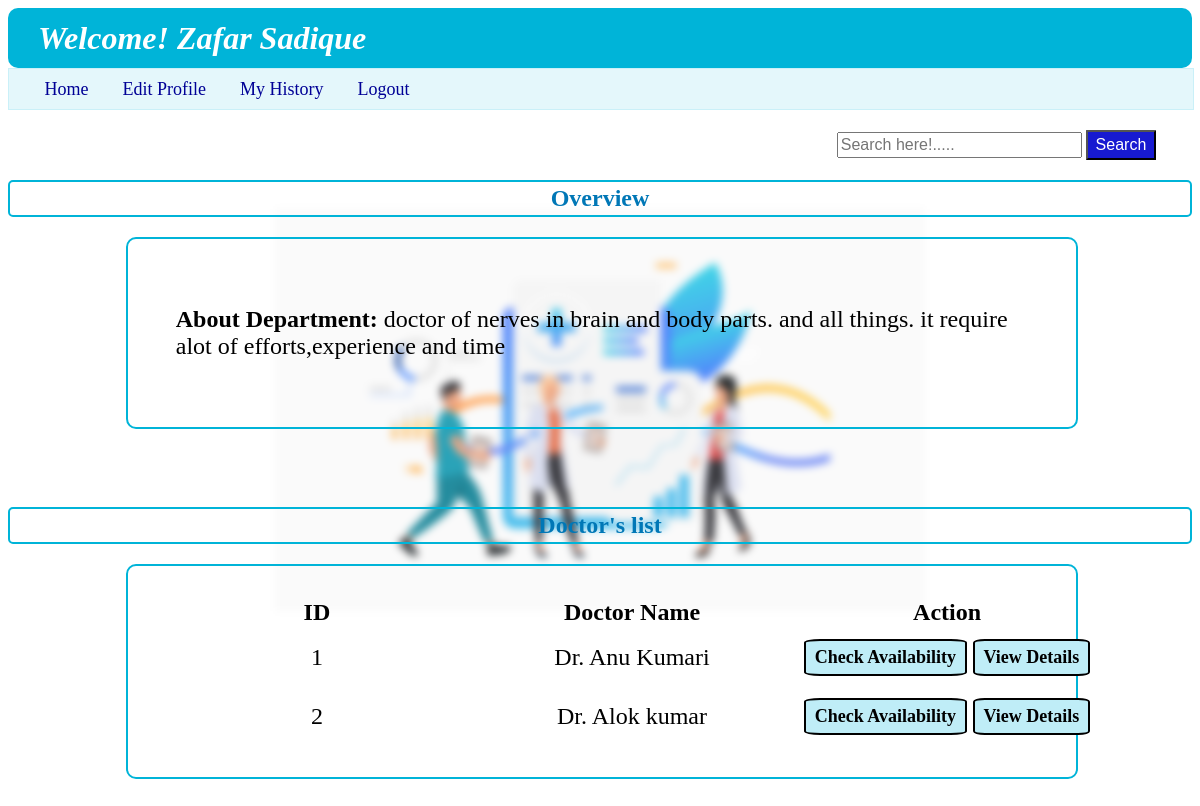
/department_details/1/NUR101, run on the app's committed database.
### backend/models.py (models this page shows)
class User_Info(db.Model):
    __tablename__ = "user_info"
    id=db.Column(db.Integer,primary_key=True,autoincrement=True)
    full_name=db.Column(db.String,nullable=False)
    email=db.Column(db.String,unique=True,nullable=False)
    password=db.Column(db.String,nullable=False)
    role=db.Column(db.Integer,default=1)
    is_blacklist=db.Column(db.Integer,default=0)
    appointments=db.relationship("Appointments",cascade="all,delete",backref="user_info",lazy=True)

class Department(db.Model):
    __tablename__ = "department"
    id=db.Column(db.String,primary_key=True,nullable=False)
    specialization=db.Column(db.String,nullable=False)
    description=db.Column(db.String,nullable=False)
    doctor=db.relationship("Doctor_Info",cascade="all,delete",backref="department",lazy=True)

class Doctor_Info(db.Model):
    __tablename__ = "doctor_info"
    id=db.Column(db.Integer,primary_key=True)
    full_name=db.Column(db.String,nullable=False)
    email=db.Column(db.String,unique=True,nullable=False)
    password=db.Column(db.String,nullable=False)
    dept_id=db.Column(db.String,db.ForeignKey("department.id"),nullable=False)
    experience=db.Column(db.Integer,nullable=False)
    bio=db.Column(db.String,nullable=False)
    is_blacklist=db.Column(db.Integer,default=0)
    appointments=db.relationship("Appointments",cascade="all,delete",backref="doctor_info",lazy=True)
    availability=db.relationship("Availability",cascade="all,delete",backref="doctor_info",lazy=True)

### backend/controllers.py (the view)
@app.route("/department_details/<u_id>/<d_id>")
def department_details(u_id,d_id):
    d=Department.query.filter(Department.id==d_id).first()
    doctors=Doctor_Info.query.filter(Doctor_Info.dept_id==d_id).all()
    name=u_get(u_id,"name","user")
    return render_template("user_department_details.html",doctor_list=doctors,department=d,usern=name,u_id=u_id)

### backend/controllers.py (called while the page is built)
def u_get(u_id, operation,who_m):
    u = User_Info.query.filter_by(id=u_id,role=1).first()
    d = Doctor_Info.query.filter_by(id=u_id).first()
    if who_m=="doctor" and d:
        if operation == "name":
            return d.full_name
        elif operation == "email":
            return d.email
    elif who_m=="user" and u:
        if operation == "name":
            return u.full_name
        elif operation == "email":
            return u.email
    return "No name"

### templates/user_department_details.html
{%extends "user_layout.html"%}
{%block content%}
<span >
    <form action="/dept_detail_search_bar/{{u_id}}/{{department.id}}" method="POST">
        <input style="width: 20%; height: 20px; font-size: medium; display: inline-block; margin-left: 70%;" type="text" id="search_by_name" name="search_by_name" placeholder="Search here!.....">
        <button type="submit" style=" padding: 4px 8px 4px 8px; margin-top: 20px; font-size: medium; display: inline-block; color: white; background-color: rgb(23, 26, 209); border-radius: 2%;">Search</button>
    </form>
</span>
    <h2 style="text-align: center; font-weight: bold; border: 2px solid rgb(0, 180, 216);padding: 3px; color: rgb(0,119,182); border-radius: 5px; ">Overview</h2>
    <div class="login_panel" style="width: 80%; margin-left: 10%;">
        {%if department%}
        <h2 style="font-weight: 300; padding: 5%;"><b>About Department: </b>{{department.description}}</h2>
    </div>
    <br>
    <h2 style="text-align: center; font-weight: bold; border: 2px solid rgb(0, 180, 216);padding: 3px; color: rgb(0,119,182); border-radius: 5px; ">Doctor's list</h2>
    <div class="login_panel" style="width: 80%; margin-left: 10%;">
        <table class="table_user_dashboard">
            <thead style="margin: 10px;">
                <th>ID</th>
                <th>Doctor Name</th>
                <th>Action</th>
            </thead>
            <tbody>
                {%for doctor in doctor_list%}
                <tr>
                    <td>{{doctor.id}}</td>
                    <td>{{doctor.full_name}}</td>
                    <td><a href="{{url_for('appointment_form',doc_id=doctor.id,u_id=u_id)}}" class="color_button">Check Availability</a>      <a href="{{url_for('doc_details',u_id=u_id,doc_id=doctor.id,d_id=department.id)}}" class="color_button" >View Details</a></td>
                </tr>
                {%endfor%}
            </tbody>
        </table>
    </div>
    {%else%}
    <h3>---Not Available---</h3>
    {%endif%}
{%endblock%}

### templates/user_layout.html (shortened to what this page needs)
<!DOCTYPE html>
<html lang="en">
<head>
    <link rel="stylesheet" href="/static/style.css">
</head>
<body style="background-image: url('/static/image/4950247_19834.svg');">
    <header>
        <div>
            <h1 class="wel"><i><b>Welcome! {{usern}}</b></i></h1>
        </div>
        <nav class="nav">
            <a class="nav_a" href="{{url_for('user_dashboard',u_id=u_id)}}" style="margin-left: 3%;">Home</a>
            <a class="nav_a" href="/edit_user_profile/{{u_id}}">Edit Profile</a>
            <a class="nav_a" href="/user_hist/{{u_id}}">My History</a>
            <a class="nav_a" href="/login">Logout</a>
        </nav>
    </header>
    {%block content%}
    {%endblock%}
</body>
</html>

### static/style.css (style rules this page uses)
body { background-image: url("https://static.vecteezy.com/system/resources/thumbnails/002/072/163/small_2x/doctor-injecting-coronavirus-vaccine-to-a-patient-concept-free-vector.jpg"); background-repeat: no-repeat; background-size: 650px 650px; background-position: center; background-attachment: fixed; filter: saturate(1.0); z-index: -4; backdrop-filter: blur(4px); }
.wel { height: 60px; align-content: center; color: white; background-color: rgb(0, 180, 216); border-radius: 10px; margin: 0px; padding-left: 30px; }
.login_panel { height: auto; width: 60%; margin: 10px 20% 40px 20%; border: 2px double rgb(0, 180, 216); border-radius: 10px; }
.nav { height: 40px; width: 100%; background-color: rgba(202,240,248,0.5); border: 1px solid rgb(202, 240, 248); align-content: center; }
.nav_a { color: rgb(0,0,150); font-size: large; margin-right: 30px; text-decoration: none; }
.table_user_dashboard { align-content: center; margin: 30px; font-size: x-large; }
table { width: 100%; table-layout: fixed; }
td { text-align: center; padding: 10px; }
a { text-decoration: none; }
.color_button { text-decoration: none; color:black; background-color: rgb(191, 237, 247); border-radius: 10%; border: 2px double black; padding: 2% 3% 2% 3%; font-weight: bold; font-size: 18px; display: inline-block; }

### data on the page
User_Info: full_name "Zafar Sadique"
Department: description "doctor of nerves in brain and body parts. and all things. it require alot of efforts,experience and time"
Doctor_Info: id "1", full_name "Dr. Anu Kumari"
Doctor_Info: id "2", full_name "Dr. Alok kumar"
